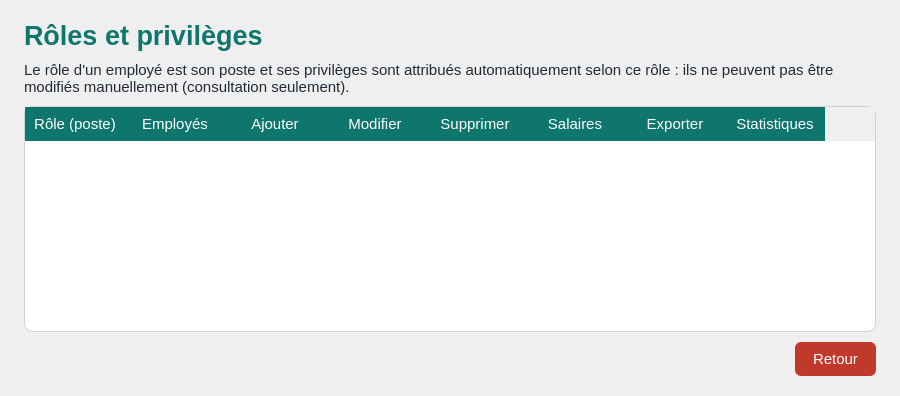
                <widget class="QWidget" name="pagePrivileges">
                 <property name="minimumSize">
                  <size>
                   <width>900</width>
                   <height>0</height>
                  </size>
                 </property>
                 <property name="windowTitle">
                  <string>Rôles et privilèges</string>
                 </property>
                 <property name="styleSheet">
                  <string notr="true">#pagePrivileges { background-color: #F4F8F7; }
          QWidget { font-family: "Arial"; font-size: 11pt; color: #1F2A37; }
          #titre { font-size: 20pt; font-weight: bold; color: #0F766E; }
          #aide { color: #1F2A37; }
          QTableWidget { background-color: #FFFFFF; alternate-background-color: #F4F8F7; border: 1px solid #CBD5D3;
                         border-radius: 8px; gridline-color: #E3EAE9; }
          QHeaderView::section { background-color: #0F766E; color: white; border: none; padding: 6px; font-weight: normal; }
          QCheckBox::indicator { width: 20px; height: 20px; }
          QPushButton { background-color: #0F766E; color: white; border: none;
                        border-radius: 6px; padding: 8px 18px; }
          QPushButton:hover { background-color: #0C5F58; }
          #btnAnnulerPrivileges { background-color: #C0392B; color: #FFFFFF; border: none; }
          #btnAnnulerPrivileges:hover { background-color: #A5311F; }
          </string>
                 </property>
                 <layout class="QVBoxLayout" name="layoutPrivileges" stretch="0,0,1,0">
                  <property name="leftMargin">
                   <number>24</number>
                  </property>
                  <property name="topMargin">
                   <number>20</number>
                  </property>
                  <property name="rightMargin">
                   <number>24</number>
                  </property>
                  <property name="bottomMargin">
                   <number>20</number>
                  </property>
                  <property name="spacing">
                   <number>10</number>
                  </property>
                  <item>
                   <widget class="QLabel" name="titre">
                    <property name="text">
                     <string>Rôles et privilèges</string>
                    </property>
                   </widget>
                  </item>
                  <item>
                   <widget class="QLabel" name="aide">
                    <property name="text">
                     <string>Le rôle d'un employé est son poste et ses privilèges sont attribués automatiquement selon ce rôle : ils ne peuvent pas être modifiés manuellement (consultation seulement).</string>
                    </property>
                    <property name="wordWrap">
                     <bool>true</bool>
                    </property>
                   </widget>
                  </item>
                  <item>
                   <widget class="QTableWidget" name="tableRoles">
                    <property name="editTriggers">
                     <set>QAbstractItemView::NoEditTriggers</set>
                    </property>
                    <property name="selectionMode">
                     <enum>QAbstractItemView::NoSelection</enum>
                    </property>
                    <property name="alternatingRowColors">
                     <bool>true</bool>
                    </property>
                    <property name="showGrid">
                     <bool>false</bool>
                    </property>
                    <column>
                     <property name="text">
                      <string>Rôle (poste)</string>
                     </property>
                    </column>
                    <column>
                     <property name="text">
                      <string>Employés</string>
                     </property>
                    </column>
                    <column>
                     <property name="text">
                      <string>Ajouter</string>
                     </property>
                     <property name="toolTip">
                      <string>Créer de nouveaux employés (et enregistrer leur visage)</string>
                     </property>
                    </column>
                    <column>
                     <property name="text">
                      <string>Modifier</string>
                     </property>
                     <property name="toolTip">
                      <string>Modifier les fiches employés (et enregistrer leur visage)</string>
                     </property>
                    </column>
                    <column>
                     <property name="text">
                      <string>Supprimer</string>
                     </property>
                     <property name="toolTip">
                      <string>Supprimer des employés</string>
                     </property>
                    </column>
                    <column>
                     <property name="text">
                      <string>Salaires</string>
                     </property>
                     <property name="toolTip">
                      <string>Voir les salaires et trier par salaire ; sans ce droit la colonne et le champ sont masqués</string>
                     </property>
                    </column>
                    <column>
                     <property name="text">
                      <string>Exporter</string>
                     </property>
                     <property name="toolTip">
                      <string>Exporter la liste en PDF, Excel ou Word</string>
                     </property>
                    </column>
                    <column>
                     <property name="text">
                      <string>Statistiques</string>
                     </property>
                     <property name="toolTip">
                      <string>Ouvrir les statistiques</string>
                     </property>
                    </column>
                    <attribute name="verticalHeaderVisible">
                     <bool>false</bool>
                    </attribute>
                    <attribute name="verticalHeaderDefaultSectionSize">
                     <number>44</number>
                    </attribute>
                   </widget>
                  </item>
                  <item>
                   <layout class="QHBoxLayout" name="layoutBoutonsPrivileges">
                    <item>
                     <spacer name="spacerBoutonsPrivileges">
                      <property name="orientation">
                       <enum>Qt::Horizontal</enum>
                      </property>
                      <property name="sizeHint" stdset="0">
                       <size>
                        <width>40</width>
                        <height>20</height>
                       </size>
                      </property>
                     </spacer>
                    </item>
                    <item>
                     <widget class="QPushButton" name="btnAnnulerPrivileges">
                      <property name="text">
                       <string>Retour</string>
                      </property>
                      <property name="cursor">
                       <cursorShape>PointingHandCursor</cursorShape>
                      </property>
                     </widget>
                    </item>
                   </layout>
                  </item>
                 </layout>
                </widget>
